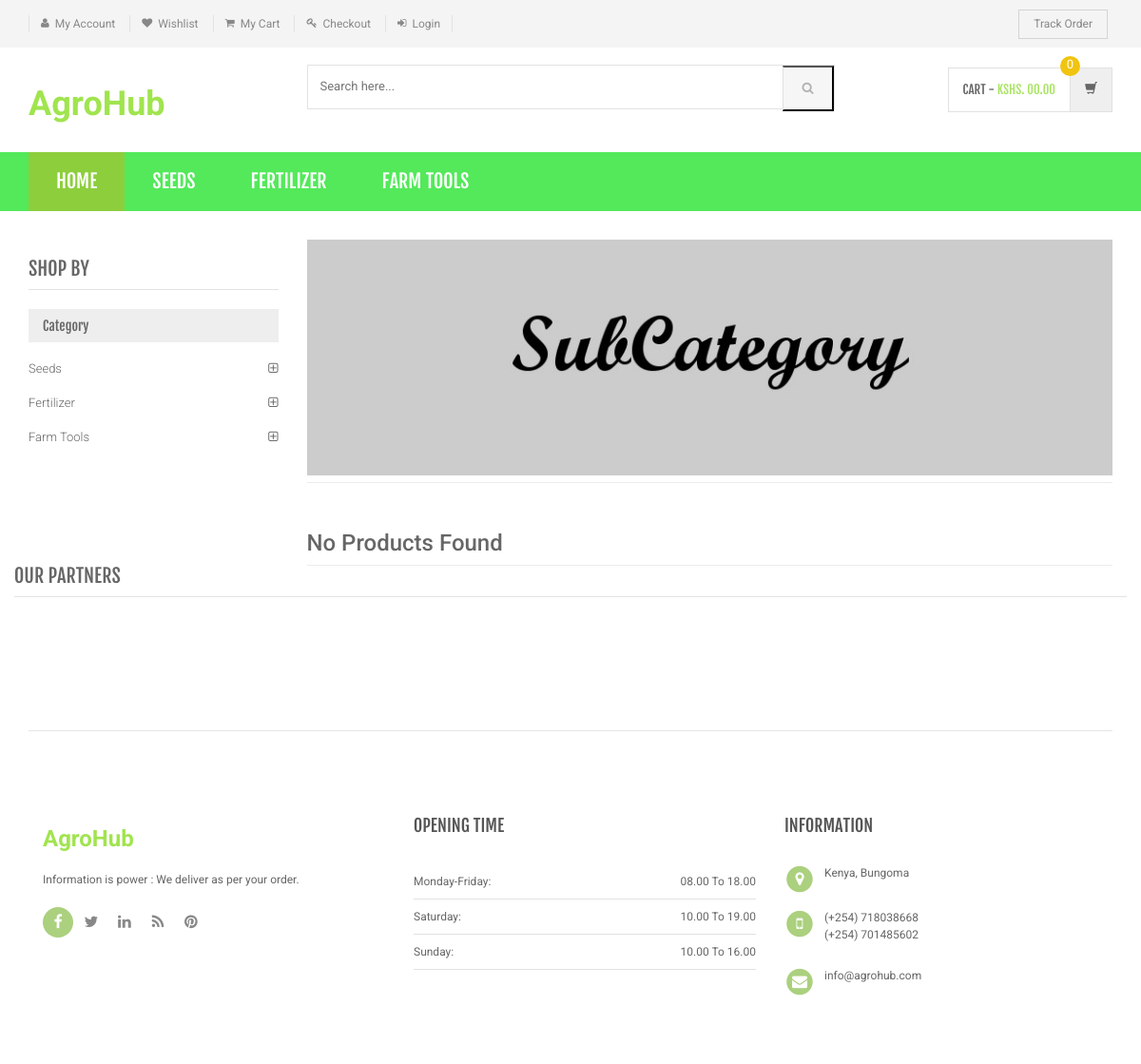
The page /sub-category1.php on the database its author committed.
### tables this page shows
CREATE TABLE `category` (
  `id` int(11) NOT NULL,
  `categoryName` varchar(255) DEFAULT NULL,
  `categoryDescription` longtext DEFAULT NULL,
  `creationDate` timestamp NOT NULL DEFAULT current_timestamp(),
  `updationDate` varchar(255) DEFAULT NULL
);

### sub-category1.php (the view, shortened to what this page needs)
<?php
include('includes/config.php');
$cid=intval($_GET['scid']);
?>
<!DOCTYPE html>
<html lang="en">
	<head>
	    <link rel="stylesheet" href="assets/css/bootstrap.min.css">
	    <link rel="stylesheet" href="assets/css/main.css">
	    <link rel="stylesheet" href="assets/css/green.css">
	    <link rel="stylesheet" href="assets/css/owl.carousel.css">
		<link rel="stylesheet" href="assets/css/owl.transitions.css">
		<link href="assets/css/lightbox.css" rel="stylesheet">
		<link rel="stylesheet" href="assets/css/animate.min.css">
		<link rel="stylesheet" href="assets/css/rateit.css">
		<link rel="stylesheet" href="assets/css/bootstrap-select.min.css">
		<link rel="stylesheet" href="assets/css/config.css">
		<link href="assets/css/green.css" rel="alternate stylesheet" title="Green color">
		<link href="assets/css/blue.css" rel="alternate stylesheet" title="Blue color">
		<link href="assets/css/red.css" rel="alternate stylesheet" title="Red color">
		<link href="assets/css/orange.css" rel="alternate stylesheet" title="Orange color">
		<link href="assets/css/dark-green.css" rel="alternate stylesheet" title="Darkgreen color">
		<link rel="stylesheet" href="assets/css/font-awesome.min.css">
	</head>
    <body class="cnt-home">
<header class="header-style-1">
<?php include('includes/top-header.php');?>
<?php include('includes/main-header.php');?>
<?php include('includes/menu-bar.php');?>
</header>
<div class="body-content outer-top-xs">
	<div class='container'>
		<div class='row outer-bottom-sm'>
			<div class='col-md-3 sidebar'>
	            <div class="sidebar-module-container">
	            	<h3 class="section-title">shop by</h3>
	            	<div class="sidebar-filter">
<div class="sidebar-widget wow fadeInUp outer-bottom-xs ">
	<div class="widget-header m-t-20">
		<h4 class="widget-title">Category</h4>
	</div>
	<div class="sidebar-widget-body m-t-10">
	         <?php $sql=mysql_query("select id,categoryName from category");
while($row=mysql_fetch_array($sql))
{
    ?>
		<div class="accordion">
	    	<div class="accordion-group">
	            <div class="accordion-heading">
	                <a href="category.php?cid=<?php echo htmlentities($row['id']);?>"  class="accordion-toggle collapsed">
	                   <?php echo htmlentities($row['categoryName']);?>
	                </a>
	            </div>
	        </div>
	    </div>
	    <?php } ?>
	</div>
</div>
	            	</div>
	            </div>
            </div>
			<div class='col-md-9'>
	<div id="category" class="category-carousel hidden-xs">
		<div class="item">
			<div class="image">
				<img src="assets/images/banners/cat-banner-2.jpg" alt="" class="img-responsive">
			</div>
		</div>
</div>
				<div class="search-result-container">
					<div id="myTabContent" class="tab-content">
						<div class="tab-pane active " id="grid-container">
							<div class="category-product  inner-top-vs">
							<div class="row">
			<?php
$ret=mysql_query("select * from products where subCategory='$cid'");
    $num=mysql_num_rows($ret);
if($num>0)
{
while ($row=mysql_fetch_array($ret))
{?>
		<div class="col-sm-4 col-md-4 wow fadeInUp">
			<div class="products">
	<div class="product">
		<div class="product-image">
			<div class="image">
				<a href="product-details.php?pid=<?php echo htmlentities($row['id']);?>"><img  src="assets/images/blank.gif" data-echo="admin/productimages/<?php echo htmlentities($row['productName']);?>/<?php echo htmlentities($row['productImage1']);?>" alt="" width="210" height="300"></a>
			</div>
		</div>
		<div class="product-info text-left">
			<h3 class="name"><a href="product-details.php?pid=<?php echo htmlentities($row['id']);?>"><?php echo htmlentities($row['productName']);?></a></h3>
			<div class="rating rateit-small"></div>
			<div class="description"></div>
			<div class="product-price">
				<span class="price">
					Kshs. <?php echo htmlentities($row['productPrice']);?>			</span>
										     <span class="price-before-discount">Kshs. <?php echo htmlentities($row['productPriceBeforeDiscount']);?></span>
			</div>
		</div>
					<div class="cart clearfix animate-effect">
				<div class="action">
					<ul class="list-unstyled">
						<li class="add-cart-button btn-group">
							<button class="btn btn-primary icon" data-toggle="dropdown" type="button">
								<i class="fa fa-shopping-cart"></i>
							</button>
							<a href="category.php?page=product&action=add&id=<?php echo $row['id']; ?>">
							<button class="btn btn-primary" type="button">Add to cart</button></a>
						</li>
		                <li class="lnk wishlist">
							<a class="add-to-cart" href="category.php?pid=<?php echo htmlentities($row['id'])?>&&action=wishlist" title="Wishlist">
								 <i class="icon fa fa-heart"></i>
							</a>
						</li>
					</ul>
				</div>
			</div>
			</div>
			</div>
		</div>
	  <?php
	} } else{
?>
	<div class="col-sm-4 col-md-4 wow fadeInUp">
	<h3>No Products Found</h3>
	</div>
	<?php } ?>
										</div>
							</div>
						</div>
				</div>
			</div>
		</div>
		<?php include('includes/brands-slider.php');?>
</div>
</div>
<?php include('includes/footer.php');?>
</body>
</html>

### includes/menu-bar.php (shortened to what this page needs)
<div class="header-nav animate-dropdown">
    <div class="container">
        <div class="yamm navbar navbar-default" role="navigation">
            <div class="nav-bg-class">
                <div class="navbar-collapse collapse" id="mc-horizontal-menu-collapse">
	<div class="nav-outer">
		<ul class="nav navbar-nav">
			<li class="active dropdown yamm-fw">
				<a href="index.php" data-hover="dropdown" class="dropdown-toggle">Home</a>
			</li>
              <?php $sql=mysqli_query($con,"select id,categoryName  from category limit 6");
while($row=mysqli_fetch_array($sql))
{
    ?>
			<li class="dropdown yamm">
				<a href="category.php?cid=<?php echo $row['id'];?>"> <?php echo $row['categoryName'];?></a>
			</li>
			<?php } ?>
		</ul>
		<div class="clearfix"></div>
	</div>
</div>
            </div>
        </div>
    </div>
</div>

### assets/css/green.css (style rules this page uses)
a { color: #a0e44e; }
.header-style-1 .header-nav { background: #53e95a; }
.cnt-home .header-style-1 .header-nav .navbar .navbar-nav > li.active { background: #8dce3d; }
.sidebar .sidebar-module-container .sidebar-widget .sidebar-widget-body .accordion .accordion-group .accordion-heading .accordion-toggle, .sidebar .sidebar-module-container .sidebar-widget .sidebar-widget-body .accordion .accordion-group .accordion-heading .accordion-toggle:hover, .sidebar .sidebar-module-container .sidebar-widget .sidebar-widget-body .accordion .accordion-group .accordion-heading .accordion-toggle:focus, .sidebar .sidebar-module-container .sidebar-widget .sidebar-widget-body .accordion .accordion-group .accordion-heading .accordion-toggle:after { color: #abd07e; }

### assets/css/lightbox.css (style rules this page uses)
body:after { content: url(../images/close.png) url(../images/loading.gif) url(../images/prev.png) url(../images/next.png); display: none; }

### assets/css/blue.css (style rules this page uses)
a { color: #3498db; }
.header-style-1 .header-nav { background: #3498db; }
.cnt-home .header-style-1 .header-nav .navbar .navbar-nav > li.active { background: #1d6ca1; }
.sidebar .sidebar-module-container .sidebar-widget .sidebar-widget-body .accordion .accordion-group .accordion-heading .accordion-toggle, .sidebar .sidebar-module-container .sidebar-widget .sidebar-widget-body .accordion .accordion-group .accordion-heading .accordion-toggle:hover, .sidebar .sidebar-module-container .sidebar-widget .sidebar-widget-body .accordion .accordion-group .accordion-heading .accordion-toggle:focus, .sidebar .sidebar-module-container .sidebar-widget .sidebar-widget-body .accordion .accordion-group .accordion-heading .accordion-toggle:after { color: #3498db; }

### assets/css/red.css (style rules this page uses)
a { color: #ff6c6c; }
.header-style-1 .header-nav { background: #ff6c6c; }
.cnt-home .header-style-1 .header-nav .navbar .navbar-nav > li.active { background: #ff1a1a; }
.sidebar .sidebar-module-container .sidebar-widget .sidebar-widget-body .accordion .accordion-group .accordion-heading .accordion-toggle, .sidebar .sidebar-module-container .sidebar-widget .sidebar-widget-body .accordion .accordion-group .accordion-heading .accordion-toggle:hover, .sidebar .sidebar-module-container .sidebar-widget .sidebar-widget-body .accordion .accordion-group .accordion-heading .accordion-toggle:focus, .sidebar .sidebar-module-container .sidebar-widget .sidebar-widget-body .accordion .accordion-group .accordion-heading .accordion-toggle:after { color: #ff6c6c; }

### assets/css/orange.css (style rules this page uses)
a { color: #f39c12; }
.header-style-1 .header-nav { background: #f39c12; }
.cnt-home .header-style-1 .header-nav .navbar .navbar-nav > li.active { background: #ab6c09; }
.sidebar .sidebar-module-container .sidebar-widget .sidebar-widget-body .accordion .accordion-group .accordion-heading .accordion-toggle, .sidebar .sidebar-module-container .sidebar-widget .sidebar-widget-body .accordion .accordion-group .accordion-heading .accordion-toggle:hover, .sidebar .sidebar-module-container .sidebar-widget .sidebar-widget-body .accordion .accordion-group .accordion-heading .accordion-toggle:focus, .sidebar .sidebar-module-container .sidebar-widget .sidebar-widget-body .accordion .accordion-group .accordion-heading .accordion-toggle:after { color: #f39c12; }

### assets/css/dark-green.css (style rules this page uses)
a { color: #12cca7; }
.header-style-1 .header-nav { background: #12cca7; }
.cnt-home .header-style-1 .header-nav .navbar .navbar-nav > li.active { background: #0b816a; }
.sidebar .sidebar-module-container .sidebar-widget .sidebar-widget-body .accordion .accordion-group .accordion-heading .accordion-toggle, .sidebar .sidebar-module-container .sidebar-widget .sidebar-widget-body .accordion .accordion-group .accordion-heading .accordion-toggle:hover, .sidebar .sidebar-module-container .sidebar-widget .sidebar-widget-body .accordion .accordion-group .accordion-heading .accordion-toggle:focus, .sidebar .sidebar-module-container .sidebar-widget .sidebar-widget-body .accordion .accordion-group .accordion-heading .accordion-toggle:after { color: #12cca7; }

### rows shown on the page
category: categoryName "SEEDS", categoryName "Seeds"
category: categoryName "FERTILIZER", categoryName "Fertilizer"
category: categoryName "FARM TOOLS", categoryName "Farm Tools"
